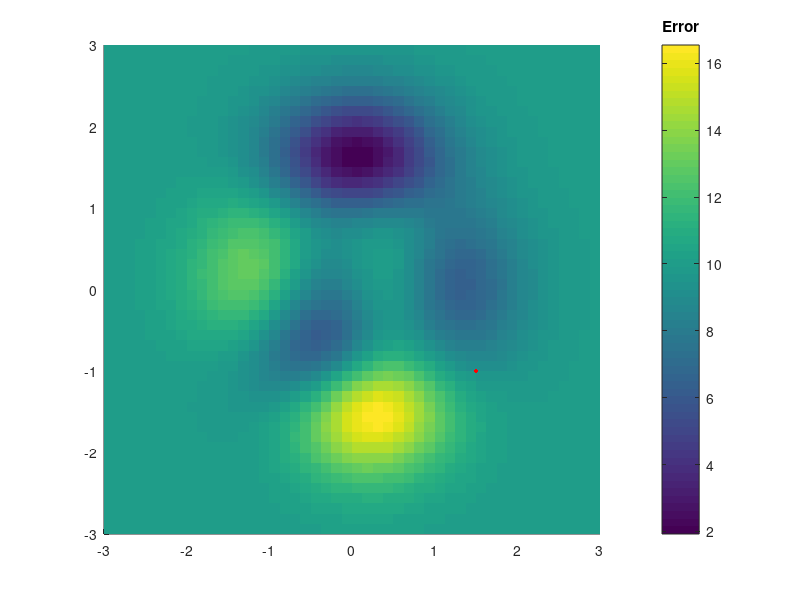

Write MATLAB code to recreate this figure. (Note: this script raises an error after producing the figure.)
clear all
clc
hold on
min_x = -3;
max_x = 3;
min_y = -3;
max_y = 3;

Z = 10-peaks();
[X Y] = meshgrid(min_x:(max_x-min_x)/(length(Z)-1):max_x,min_y:(max_y-min_y)/(length(Z)-1):max_y);
clr = pcolor(X,Y,Z);
cb = colorbar;
set(clr,'EdgeColor','none')
title(cb,'Error')

mo = [1.5 -1];
model_awal = plot(mo(1),mo(2),'.r','MarkerSize',10);

T = 5;
dec = 0.02;
T_lim = 0.05;
max_perturb = 10;

k=1;
while(T>T_lim)
    for i = 1:max_perturb
    m(1) = min_x + rand*(max_x-min_x);
    m(2) = min_y + rand*(max_y-min_y);
    
    E1 = peak(m(1),m(2));
    E2 = peak(mo(1),mo(2));
    delta_E = E1-E2;
    
    if delta_E < 0
        mo = m;
        terima = plot(mo(1),mo(2),'.k','MarkerSize',5);
    else
        P = exp(-delta_E/T);
        R = rand;
        if R <= P
            mo = m;
            terima = plot(mo(1),mo(2),'.k','MarkerSize',5);
        else
            tolak = plot(m(1),m(2),'.b','MarkerSize',5);
        end
    end
    %pause(0.1)
    end
    T_iter(k) = T;
    k_iter(k)=k;
    k=k+1;
    T = T*(1-dec);
end
solusi = plot(mo(1),mo(2),'or','MarkerSize',5);
mo
E2
legend([model_awal terima tolak solusi],'Model awal','Model Diterima','Model Ditolak','Solusi')

figure
plot(k_iter,T_iter,'-b')

% function z = peak(x,y)
%     z = 10-peaks(x,y);
% end